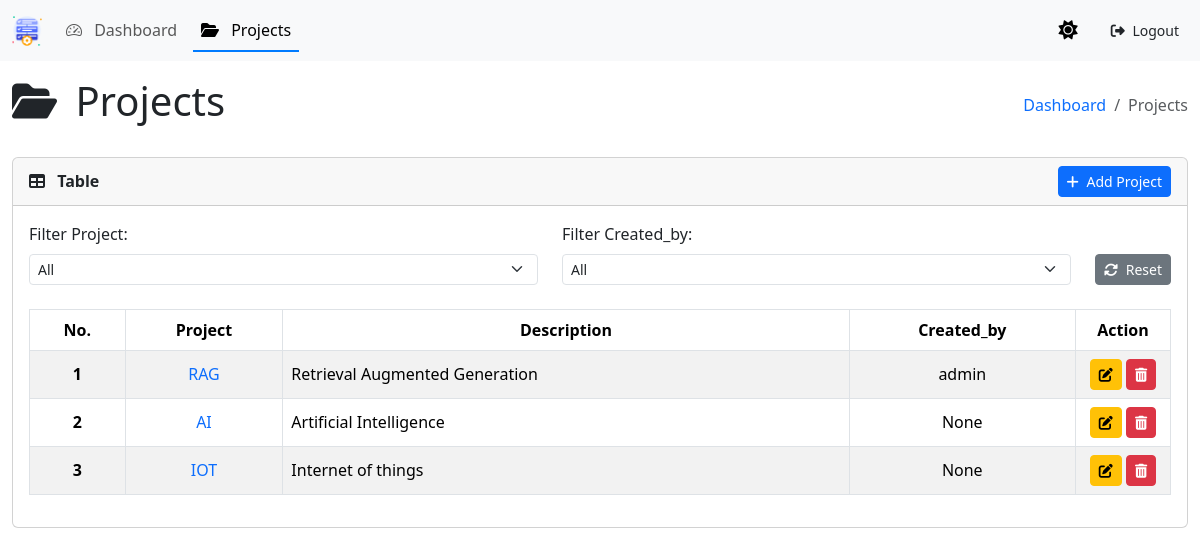
Page /projects/ (signed in) on the committed database.
### projects/models.py (models this page shows, shortened)
class Projects(models.Model):
    id = models.UUIDField(primary_key=True, default=uuid.uuid4, editable=False)
    name = models.CharField(max_length=100)
    description = models.TextField()
    created_by = models.ForeignKey(User, on_delete=models.CASCADE, null=True, blank=True, related_name='projects')
    created_at = models.DateTimeField(auto_now_add=True)
    updated_at = models.DateTimeField(auto_now=True)
    class Meta:
        db_table = 'projects'

### projects/views.py (the view)
# urls.py: path('', views.index, name='index_dashboard'),
@login_required
def index(request):
    all_projects = Projects.objects.all()
    filter_all_projects = all_projects
    project_filter = request.GET.get('filter_project', '')
    if project_filter:
        filter_all_projects = filter_all_projects.filter(id=project_filter)
    created_filter = request.GET.get('filter_created_by', '')
    if created_filter:
        filter_all_projects = filter_all_projects.filter(created_by__id=created_filter)
    users = User.objects.all()
    context = {
        'all_projects': all_projects,
        'projects': filter_all_projects,
        'users': users,
        'current_project': project_filter,
        'current_created': created_filter,
    }
    return render(request, 'projects/index.html', context)

### projects/templates/projects/index.html (shortened to what this page needs)
{% extends "base.html" %}
{% block content %}
<div class="container-fluid">
    <div class="d-flex justify-content-between mb-4">
        <h1>
            <i class="fa-solid fa-folder-open me-2"></i>
            Projects
        </h1>
        <nav aria-label="breadcrumb" class="align-self-end">
            <ol class="breadcrumb">
                <li class="breadcrumb-item"><a href="{% url "dashboard:index_dashboard" %}" class="link-underline link-underline-opacity-0">Dashboard</a></li>
                <li class="breadcrumb-item active" aria-current="page">Projects</li>
            </ol>
        </nav>
    </div>
    <div class="card">
        <div class="card-header d-flex justify-content-between align-items-center">
            <div class="card-title m-0 fw-semibold">
                <i class="fa-solid fa-table me-2"></i>
                Table
            </div>
            <a href="{% url "projects:add_project" %}" class="btn btn-sm btn-primary">
                <i class="fa-solid fa-plus me-1"></i>
                Add Project
            </a>
        </div>
        <div class="card-body">
            <form method="GET" class="row mb-4">
                <div class="col">
                    <label for="filter_project" class="mb-2">Filter Project:</label>
                    <select class="form-select form-select-sm" name="filter_project" id="filter_project" onchange="this.form.submit()">
                        <option value="">All</option>
                    </select>
                </div>
                <div class="col">
                    <label for="filter_created_by" class="mb-2">Filter Created_by:</label>
                    <select class="form-select form-select-sm" name="filter_created_by" id="filter_created_by" onchange="this.form.submit()">
                        <option value="">All</option>
                    </select>
                </div>
                <div class="col-auto align-self-end">
                    <a href="{% url 'projects:index_projects' %}" class="btn btn-sm btn-secondary">
                        <i class="fa-solid fa-rotate me-1"></i>
                        Reset
                    </a>
                </div>
            </form>
            <table class="table table-striped table-hover table-bordered">
                <thead class="text-center">
                    <tr>
                        <th scope="col">No.</th>
                        <th scope="col">Project</th>
                        <th scope="col">Description</th>
                        <th scope="col">Created_by</th>
                        <th scope="col">Action</th>
                    </tr>
                </thead>
                <tbody class="align-middle">
                    {% for project in projects %}
                        <tr>
                            <th class="text-center">{{ forloop.counter }}</th>
                            <td class="text-center"><a href="{% url "tasks:index_tasks" project.id %}" class="link-underline link-underline-opacity-0">{{ project.name }}</a></td>
                            <td class="text-break">{{ project.description }}</td>
                            <td class="text-center">{{ project.created_by }}</td>
                            <td class="text-center col-1">
                                <a href="{% url "projects:edit_project" project.id %}" class="btn btn-sm btn-warning" title="Edit">
                                    <i class="fa-solid fa-pen-to-square"></i>
                                </a>
                                <a href="{% url "projects:delete_project" project.id %}" class="btn btn-sm btn-danger" title="Delete">
                                    <i class="fa-solid fa-trash-can"></i>
                                </a>
                            </td>
                        </tr>
                    {% endfor %}
                </tbody>
            </table>
        </div>
    </div>
</div>
{% endblock content %}

### rows in the picture
Projects: name "RAG", description "Retrieval Augmented Generation", created_by "admin"
Projects: name "AI", description "Artificial Intelligence", created_by "None"
Projects: name "IOT", description "Internet of things", created_by "None"
